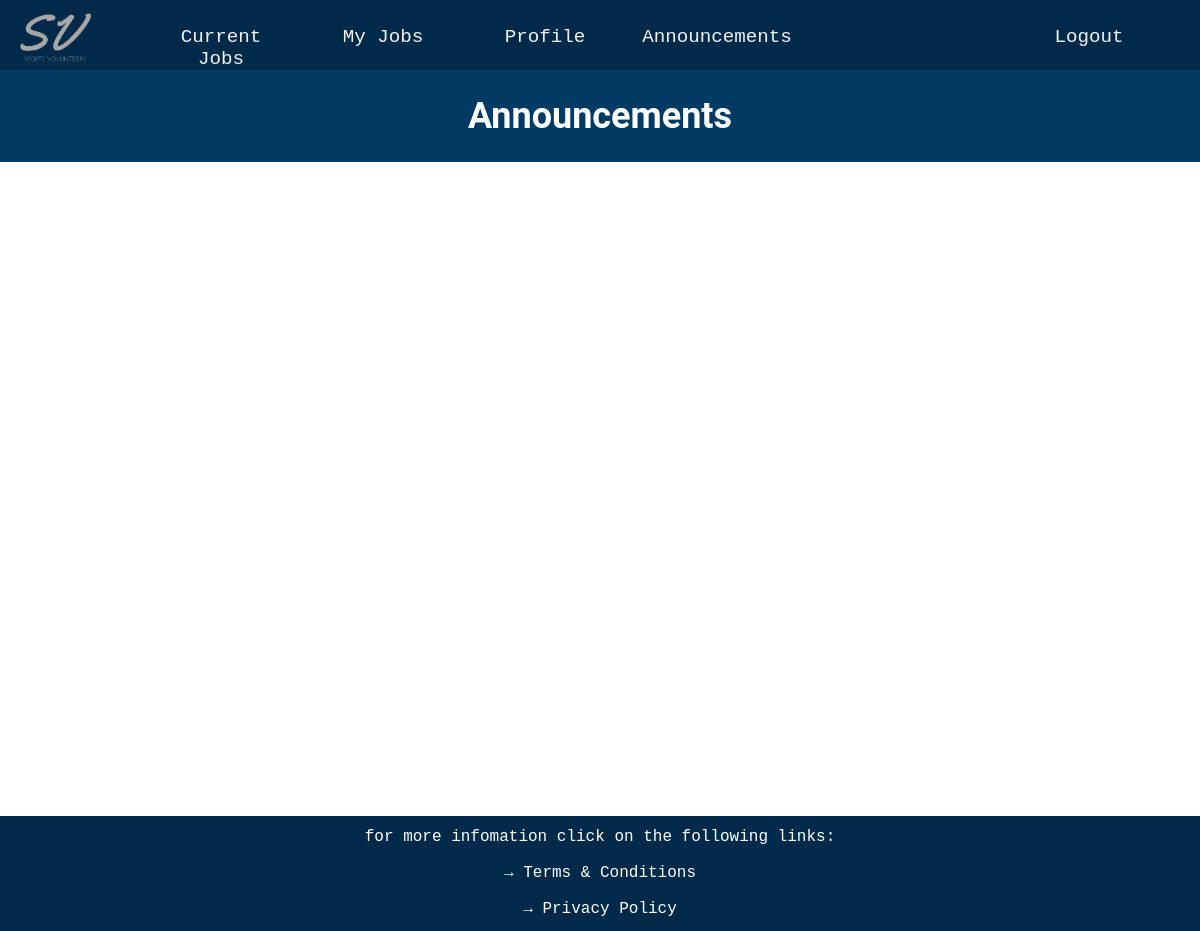
Before: /announcements with the older database file.
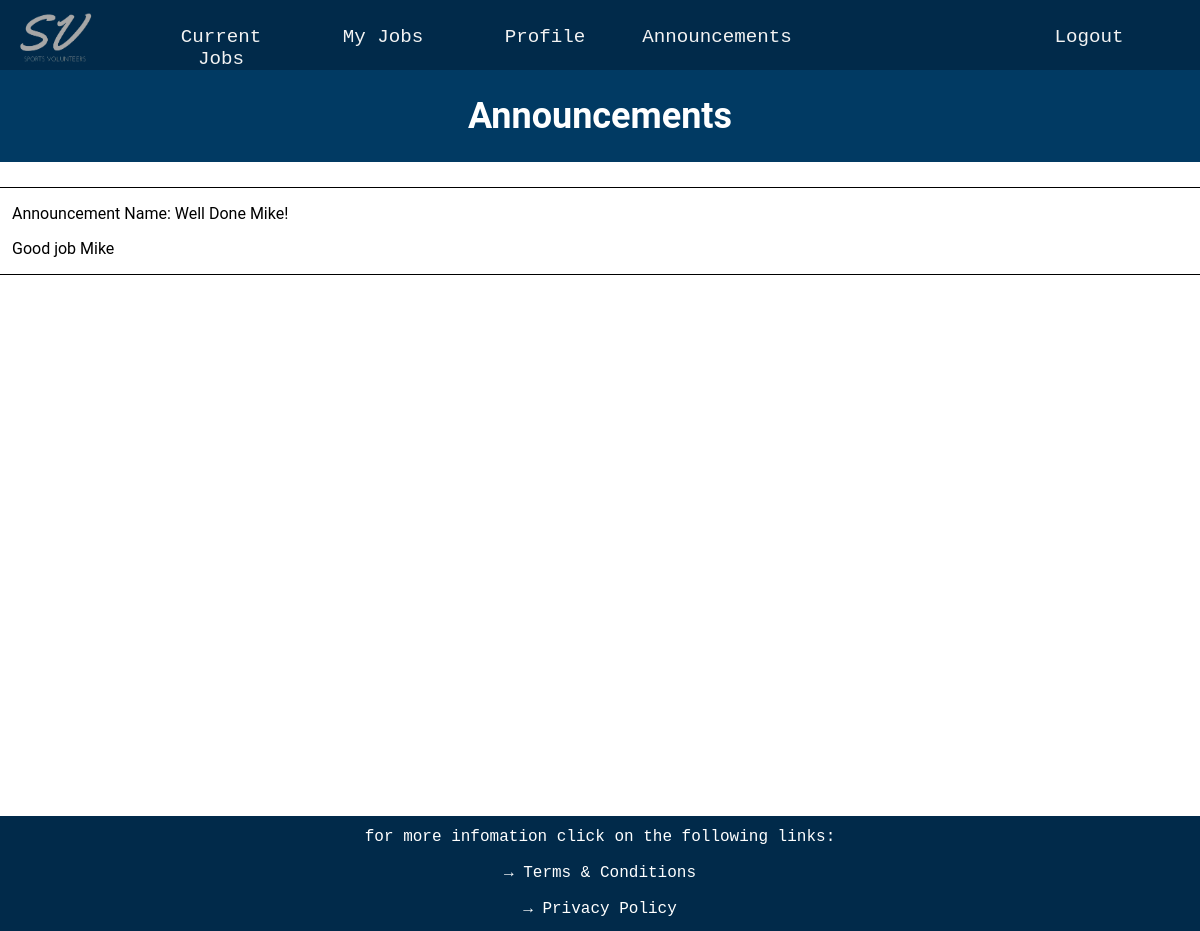
After: the same page with the newer database file.
### website/databases.py (models this page shows)
class Announcements(UserMixin, db.Model):
    __tablename__ = 'announcements'
    announcement_id = db.Column(db.Integer, primary_key=True, autoincrement=True)
    announcement_name = db.Column(db.String(40))
    announcement_text = db.Column(db.String(1000))

### website/routes.py (the view, shortened to what this page needs)
@app.route('/announcements', methods=['GET', 'POST'])
def announcements():
    all_announcements = Announcements.query.all()
    new_announcement_form = AnouncmentForm()
    return render_template('announcements.html', announcements = all_announcements, form = new_announcement_form,
                           current_user = current_user, prescription_level = prescription_level)

### website/templates/announcements.html (shortened to what this page needs)
{% extends "layout.html" %}
{% block page_content %}
<div class="p-title-box">
    <h1 class = 'profile-title'> Announcements </h1>
</div>
{% for announcement in announcements %}
<div class="announcement_box">
    <p>Announcement Name: {{announcement.announcement_name}}</p>
    <p>{{announcement.announcement_text}}</p>
</div>
{% endfor %}
{% endblock %}

### website/templates/layout.html (shortened to what this page needs)
<!DOCTYPE html>
{% import "bootstrap/wtf.html" as wtf %}
<head>
    <link rel=stylesheet type=text/css href="{{ url_for('static', filename='styles.css') }}">
</head>
<div id="page-container">
    <ul class="navbar">
        <li>
            <div class="navbar_box_logo">
                <br>
                <img class="top_logo"
                    src="{{ url_for('static', filename='images/darker_logo.png') }}"
                    onmouseover= this.src="{{ url_for('static', filename='images/light_logo.png') }}"
                    onmouseout= this.src="{{ url_for('static', filename='images/darker_logo.png') }}"
                    alt="logo image" />
            </div>
        </li>
        <li>
            <div class="navbar_box">
                <a class="navbar_item" href="{{ url_for('current_jobs') }}">Current Jobs</a>
            </div>
        </li>
        <li>
            <div class="navbar_box">
                <a class="navbar_item" href="{{ url_for('my_jobs') }}">My Jobs</a>
            </div>
        </li>
        <li>
            <div class="navbar_box">
                <a class="navbar_item" href="{{ url_for('profile') }}">Profile</a>
            </div>
        </li>
        <li>
            <div class="navbar_box">
                <a class="navbar_item" href="{{ url_for('announcements') }}">Announcements</a>
            </div>
        </li>
        <li class = "navbar_right">
            <div class="navbar_box">
                <a class="navbar_item" href="{{ url_for('logout') }}">Logout</a>
            </div>
        </li>
    </ul>
    <div id = "content-wrap">
        {% block page_content %}{% endblock %}
    </div>
</div>
<footer class="footer">
    <p class = 'footer_text'>for more infomation click on the following links:</p>
    <p><a href="{{ url_for('terms') }}" class = 'footer_link'>→ Terms & Conditions</a></p>
    <p><a href="{{ url_for('privacy')}}" class = 'footer_link'>→ Privacy Policy</a></p>
</footer>

### website/static/styles.css (style rules this page uses)
.navbar { list-style-type: none; padding: 0; overflow: hidden; background-color: #012A4A; position: sticky; top: 0px; margin: 0px; z-index: 1; }
.navbar_box_logo { height: 50px; width: 140px; margin-top: 10px; margin-bottom: 10px; }
.navbar_box { height: 50px; width: 162px; margin-top: 10px; margin-bottom: 10px; }
li { float: left; }
.navbar_right { float: right; margin-right: 30px; }
.navbar_item { display: block; text-decoration: none; font-family: Andale Mono, monospace; color: #F3F3F3; font-size: 120%; text-align: center; padding: 10% 10%; }
#page-container { position: relative; min-height: 100vh; }
#content-wrap { overflow: auto; }
.top_logo { height: 80px; width: 80px; text-align: center; display: flex; margin-left: 15px; margin-top: -30px; }
.footer { width: 100%; height: 115px; background-color: #012A4A; text-align: center; margin-top: auto; }
.footer_text, .footer_link { color: white; text-decoration: none; font-family: Andale Mono, monospace; font-size: 16px; text-align: center; }
.footer_text { padding-top: 12px; }
.profile-title, .timetable-title { text-align: center; font-size: 3vw; color: white; }
.p-title-box, .timetable-title-box { background-color: #013A63; padding: 1px; margin-bottom: 25px; }
.announcement_box { border-top: 1.5px solid black; border-bottom: 1.5px solid black; margin-bottom: 10px; padding-left: 1%; padding-right: 1%; }

Changed rows visible on the page:
added Announcements: announcement_name "Well Done Mike!", announcement_text "Good job Mike"
